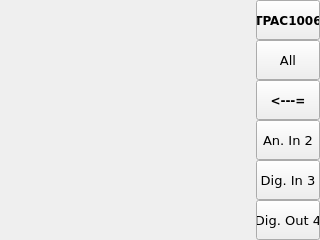
<?xml version="1.0" encoding="UTF-8"?>
<ui version="4.0">
<class>page310</class>
<widget class="QWidget" name="page310">
<property name="geometry">
<rect>
<x>0</x>
<y>0</y>
<width>320</width>
<height>240</height>
</rect>
</property>
<property name="minimumSize">
<size>
<width>320</width>
<height>240</height>
</size>
</property>
<property name="maximumSize">
<size>
<width>320</width>
<height>240</height>
</size>
</property>
<property name="windowTitle">
<string>page310</string>
</property>
<property name="styleSheet">
<string notr="true">QWidget#page310
{
}</string>
</property>
<widget class="ATCMbutton" name="atcmButton">
<property name="geometry">
<rect>
<x>256</x>
<y>0</y>
<width>64</width>
<height>40</height>
</rect>
</property>
<property name="font">
<font>
<family>DejaVu Sans</family>
<pointsize>9</pointsize>
<weight>75</weight>
<bold>true</bold>
</font>
</property>
<property name="toolTip">
<string/>
</property>
<property name="whatsThis">
<string>ATCMbutton widget</string>
</property>
<property name="pageName">
<string>menu</string>
</property>
<property name="statusvar">
<string/>
</property>
<property name="viewStatus">
<bool>false</bool>
</property>
<property name="visibilityVar">
<string/>
</property>
<property name="bgColor">
<color>
<red>198</red>
<green>132</green>
<blue>0</blue>
</color>
</property>
<property name="fontColor">
<color>
<red>240</red>
<green>240</green>
<blue>240</blue>
</color>
</property>
<property name="text">
<string>TPAC1006</string>
</property>
<property name="pressText">
<string>MENU</string>
</property>
<property name="borderWidth">
<number>0</number>
</property>
<property name="borderRadius">
<number>0</number>
</property>
<property name="apparence">
<enum>QFrame::Raised</enum>
</property>
</widget>
<widget class="ATCMgraph" name="atcmGraph">
<property name="geometry">
<rect>
<x>0</x>
<y>0</y>
<width>256</width>
<height>120</height>
</rect>
</property>
<property name="font">
<font>
<family>DejaVu Sans</family>
<pointsize>9</pointsize>
</font>
</property>
<property name="toolTip">
<string>ATCM QGraph</string>
</property>
<property name="whatsThis">
<string>ATCMgraph widget</string>
</property>
<property name="x1Variable">
<string>PLC_time</string>
</property>
<property name="x1Min">
<string>PLC_timeMin</string>
</property>
<property name="x1Max">
<string>PLC_timeMax</string>
</property>
<property name="y1Variable">
<string>LOC_AnIn_1</string>
</property>
<property name="y1Min">
<string>-1</string>
</property>
<property name="y1Max">
<string>11</string>
</property>
<property name="y1Step">
<double>2.000000000000000</double>
</property>
<property name="y1TickLabelVisible">
<bool>true</bool>
</property>
<property name="Display1">
<string/>
</property>
<property name="x2Variable">
<string>PLC_time</string>
</property>
<property name="x2Min">
<string>PLC_timeMin</string>
</property>
<property name="x2Max">
<string>PLC_timeMax</string>
</property>
<property name="y2Variable">
<string>RTU_AnIn_1</string>
</property>
<property name="y2Min">
<string>-1</string>
</property>
<property name="y2Max">
<string>11</string>
</property>
<property name="y2Step">
<double>2.000000000000000</double>
</property>
<property name="y2TickLabelVisible">
<bool>true</bool>
</property>
<property name="Display2">
<string/>
</property>
<property name="legendVisible">
<bool>true</bool>
</property>
</widget>
<widget class="ATCMgraph" name="atcmGraph_2">
<property name="geometry">
<rect>
<x>0</x>
<y>120</y>
<width>256</width>
<height>120</height>
</rect>
</property>
<property name="font">
<font>
<family>DejaVu Sans</family>
<pointsize>9</pointsize>
</font>
</property>
<property name="toolTip">
<string>ATCM QGraph</string>
</property>
<property name="whatsThis">
<string>ATCMgraph widget</string>
</property>
<property name="x1Variable">
<string>PLC_time</string>
</property>
<property name="x1Min">
<string>PLC_timeMin</string>
</property>
<property name="x1Max">
<string>PLC_timeMax</string>
</property>
<property name="y1Variable">
<string>CAN_AnIn_1</string>
</property>
<property name="y1Min">
<string>-1</string>
</property>
<property name="y1Max">
<string>11</string>
</property>
<property name="y1Step">
<double>2.000000000000000</double>
</property>
<property name="y1TickLabelVisible">
<bool>true</bool>
</property>
<property name="Display1">
<string/>
</property>
<property name="x2Variable">
<string>PLC_time</string>
</property>
<property name="x2Min">
<string>PLC_timeMin</string>
</property>
<property name="x2Max">
<string>PLC_timeMax</string>
</property>
<property name="y2Variable">
<string>TCP_AnIn_1</string>
</property>
<property name="y2Min">
<string>-1</string>
</property>
<property name="y2Max">
<string>11</string>
</property>
<property name="y2Step">
<double>2.000000000000000</double>
</property>
<property name="y2TickLabelVisible">
<bool>true</bool>
</property>
<property name="Display2">
<string/>
</property>
<property name="legendVisible">
<bool>true</bool>
</property>
</widget>
<widget class="ATCMbutton" name="atcmButton_2">
<property name="geometry">
<rect>
<x>256</x>
<y>80</y>
<width>64</width>
<height>40</height>
</rect>
</property>
<property name="font">
<font>
<family>DejaVu Sans</family>
<pointsize>9</pointsize>
<weight>75</weight>
<bold>true</bold>
</font>
</property>
<property name="toolTip">
<string/>
</property>
<property name="whatsThis">
<string>ATCMbutton widget</string>
</property>
<property name="pageName">
<string>BACK</string>
</property>
<property name="statusvar">
<string/>
</property>
<property name="viewStatus">
<bool>false</bool>
</property>
<property name="visibilityVar">
<string/>
</property>
<property name="bgColor">
<color>
<red>170</red>
<green>170</green>
<blue>127</blue>
</color>
</property>
<property name="fontColor">
<color>
<red>240</red>
<green>240</green>
<blue>240</blue>
</color>
</property>
<property name="text">
<string>&lt;---=</string>
</property>
<property name="pressText">
<string>BACK</string>
</property>
<property name="borderWidth">
<number>0</number>
</property>
<property name="borderRadius">
<number>0</number>
</property>
<property name="apparence">
<enum>QFrame::Raised</enum>
</property>
</widget>
<widget class="ATCMbutton" name="atcmButton_AnIn1_2">
<property name="geometry">
<rect>
<x>256</x>
<y>120</y>
<width>64</width>
<height>40</height>
</rect>
</property>
<property name="font">
<font>
<family>DejaVu Sans</family>
<pointsize>10</pointsize>
</font>
</property>
<property name="toolTip">
<string/>
</property>
<property name="whatsThis">
<string>ATCMbutton widget</string>
</property>
<property name="pageName">
<string>page320</string>
</property>
<property name="remember">
<bool>true</bool>
</property>
<property name="statusvar">
<string/>
</property>
<property name="viewStatus">
<bool>false</bool>
</property>
<property name="visibilityVar">
<string/>
</property>
<property name="text">
<string>An. In 2</string>
</property>
<property name="pressText">
<string>An. In 2</string>
</property>
<property name="borderWidth">
<number>0</number>
</property>
<property name="borderRadius">
<number>0</number>
</property>
<property name="apparence">
<enum>QFrame::Raised</enum>
</property>
</widget>
<widget class="ATCMbutton" name="atcmButton_AnIn1_3">
<property name="geometry">
<rect>
<x>256</x>
<y>160</y>
<width>64</width>
<height>40</height>
</rect>
</property>
<property name="font">
<font>
<family>DejaVu Sans</family>
<pointsize>10</pointsize>
</font>
</property>
<property name="toolTip">
<string/>
</property>
<property name="whatsThis">
<string>ATCMbutton widget</string>
</property>
<property name="pageName">
<string>page330</string>
</property>
<property name="remember">
<bool>true</bool>
</property>
<property name="statusvar">
<string/>
</property>
<property name="viewStatus">
<bool>false</bool>
</property>
<property name="visibilityVar">
<string/>
</property>
<property name="text">
<string>Dig. In 3</string>
</property>
<property name="pressText">
<string>Dig. In 3</string>
</property>
<property name="borderWidth">
<number>0</number>
</property>
<property name="borderRadius">
<number>0</number>
</property>
<property name="apparence">
<enum>QFrame::Raised</enum>
</property>
</widget>
<widget class="ATCMbutton" name="atcmButton_AnIn1_4">
<property name="geometry">
<rect>
<x>256</x>
<y>200</y>
<width>64</width>
<height>40</height>
</rect>
</property>
<property name="font">
<font>
<family>DejaVu Sans</family>
<pointsize>10</pointsize>
</font>
</property>
<property name="toolTip">
<string/>
</property>
<property name="whatsThis">
<string>ATCMbutton widget</string>
</property>
<property name="pageName">
<string>page340</string>
</property>
<property name="remember">
<bool>true</bool>
</property>
<property name="statusvar">
<string/>
</property>
<property name="viewStatus">
<bool>false</bool>
</property>
<property name="visibilityVar">
<string/>
</property>
<property name="text">
<string>Dig. Out 4</string>
</property>
<property name="pressText">
<string>Dig. Out 4</string>
</property>
<property name="borderWidth">
<number>0</number>
</property>
<property name="borderRadius">
<number>0</number>
</property>
<property name="apparence">
<enum>QFrame::Raised</enum>
</property>
</widget>
<widget class="ATCMbutton" name="atcmButton_AnIn1_5">
<property name="geometry">
<rect>
<x>256</x>
<y>40</y>
<width>64</width>
<height>40</height>
</rect>
</property>
<property name="font">
<font>
<family>DejaVu Sans</family>
<pointsize>10</pointsize>
</font>
</property>
<property name="toolTip">
<string>page: page100  status: </string>
</property>
<property name="whatsThis">
<string>ATCMbutton widget</string>
</property>
<property name="pageName">
<string>page100</string>
</property>
<property name="remember">
<bool>true</bool>
</property>
<property name="statusvar">
<string/>
</property>
<property name="viewStatus">
<bool>false</bool>
</property>
<property name="visibilityVar">
<string/>
</property>
<property name="text">
<string>All</string>
</property>
<property name="pressText">
<string>All</string>
</property>
<property name="borderWidth">
<number>0</number>
</property>
<property name="borderRadius">
<number>0</number>
</property>
<property name="apparence">
<enum>QFrame::Raised</enum>
</property>
</widget>
</widget>
<customwidgets>
<customwidget>
<class>ATCMbutton</class>
<extends>QPushButton</extends>
<header>atcmplugin.h</header>
</customwidget>
<customwidget>
<class>ATCMgraph</class>
<extends>QFrame</extends>
<header>atcmplugin.h</header>
</customwidget>
</customwidgets>
<resources/>
<connections>
<connection>
<sender>atcmButton</sender>
<signal>newPage(const char*,bool)</signal>
<receiver>page310</receiver>
<slot>goto_page(const char*,bool)</slot>
<hints>
<hint type="sourcelabel">
<x>20</x>
<y>20</y>
</hint>
<hint type="destinationlabel">
<x>20</x>
<y>20</y>
</hint>
</hints>
</connection>
<connection>
<sender>atcmButton_2</sender>
<signal>newPage(const char*,bool)</signal>
<receiver>page310</receiver>
<slot>goto_page(const char*,bool)</slot>
<hints>
<hint type="sourcelabel">
<x>20</x>
<y>20</y>
</hint>
<hint type="destinationlabel">
<x>20</x>
<y>20</y>
</hint>
</hints>
</connection>
<connection>
<sender>atcmButton_AnIn1_2</sender>
<signal>newPage(const char*,bool)</signal>
<receiver>page310</receiver>
<slot>goto_page(const char*,bool)</slot>
<hints>
<hint type="sourcelabel">
<x>20</x>
<y>20</y>
</hint>
<hint type="destinationlabel">
<x>20</x>
<y>20</y>
</hint>
</hints>
</connection>
<connection>
<sender>atcmButton_AnIn1_3</sender>
<signal>newPage(const char*,bool)</signal>
<receiver>page310</receiver>
<slot>goto_page(const char*,bool)</slot>
<hints>
<hint type="sourcelabel">
<x>20</x>
<y>20</y>
</hint>
<hint type="destinationlabel">
<x>20</x>
<y>20</y>
</hint>
</hints>
</connection>
<connection>
<sender>atcmButton_AnIn1_4</sender>
<signal>newPage(const char*,bool)</signal>
<receiver>page310</receiver>
<slot>goto_page(const char*,bool)</slot>
<hints>
<hint type="sourcelabel">
<x>20</x>
<y>20</y>
</hint>
<hint type="destinationlabel">
<x>20</x>
<y>20</y>
</hint>
</hints>
</connection>
  <connection>
   <sender>atcmButton_AnIn1_5</sender>
   <signal>newPage(const char*,bool)</signal>
   <receiver>page310</receiver>
   <slot>goto_page(const char*,bool)</slot>
  </connection>
 </connections>
<slots>
<slot>goto_page(const char*,bool)</slot>
</slots>
</ui>
